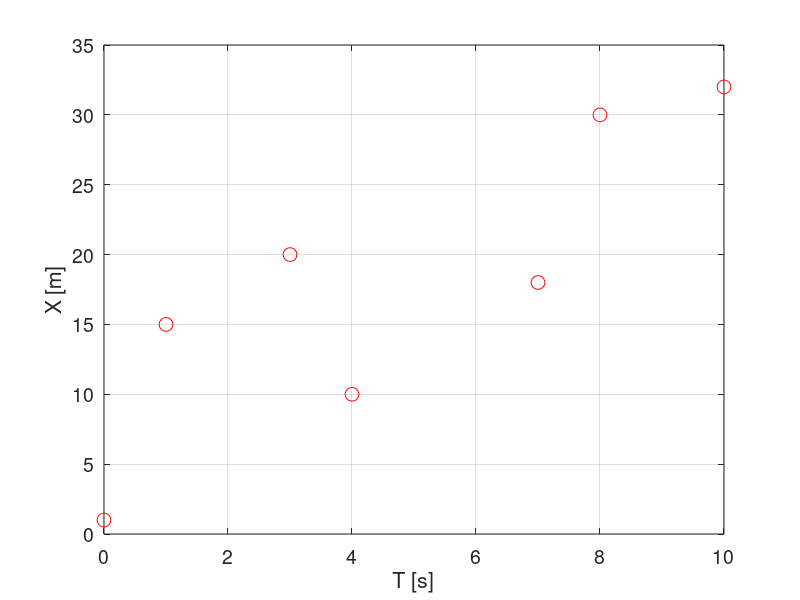

Reproduce this figure in MATLAB. (Note: this script raises an error after producing the figure.)
% Supposedly one has the following data of an object moving 
% along the X coordinate as a function of time T: X(T = 0) = 1 m, 
% X(T = 1 s) = 4 m, X(T = 3 s) = 12, X(T = 4 s) = 13, 
% X(T = 7 s) = 21 m, X(T = 8 s) = 26 m, X(T = 10 s) = 33 m, 
% which can be represented by the two data vectors: 'TData' and 
% 'XData'. Run the following two lines of code to introduce them 
% to the MATLAB workspace. 

TData = [0; 1; 3; 4; 7; 8; 10];
XData = [1; 15; 20; 10; 18; 30; 32];

% Supposedly one knows for a fact that there is no external 
% force acting on the object, meaning that its velocity in constant 
% and its movement linear. Plot the data points by running the 
% following block of code. 

close all;
figure(1);
plot(TData, XData, 'ro', 'MarkerSize', 10);
xlabel('T [s]'); ylabel('X [m]'); 
set(gca, 'FontSize', 14); grid on;
clear TData XData


%                                           Page 1
%%%%%%%%%%%%%%%%%%%%%%%%%%%%%%%%


% The plotted data seem to indicate linear movement in general 
% though not by a point-by-point basis, which can be explained 
% by measurement error. Supposedly one then wants to 
% estimate the values of the position X0 of the object at time 
% T = 0 and its velocity V, which correspond to the intercept and 
% the slope, respectively, of the linear curve represented by the 
% data points. The FindSimpleLinearRegressionCoefficients 
% function can be used to do just that through the least squares 
% method of the simple linear regression. Run the following 
% block of code to estimate the values of both the position X0 
% and the velocity V by using the 
% FindSimpleLinearRegressionCoefficients function and plot 
% the data points with the estimated standard deviation error 
% bars. 

TData = [0; 1; 3; 4; 7; 8; 10];
XData = [1; 15; 20; 10; 18; 30; 32];
[V_Estimated, X0_Estimated] = ...
    FindSimpleLinearRegressionCoefficients(TData, XData)
close all;
figure(1);
plot(TData, XData, 'ro', 'MarkerSize', 10);
xlabel('T [s]'); ylabel('X [m]'); 
set(gca, 'FontSize', 14); grid on;
clear TData XData


%                                           Page 2
%%%%%%%%%%%%%%%%%%%%%%%%%%%%%%%%


% Supposedly one wishes to estimate the error of the values of 
% the 'XData' vector. Assuming the standard deviation of each 
% measurement was identical and no measurement corelated 
% with another, the FindSimpleLinearRegressionCoefficients 
% function can be used for this purpose. Run the following block 
% of code to, in addition to estimating both the position X0 and 
% the velocity V, estimate the variance of the values of the 
% 'XData' vector and plot the data points with the estimated 
% standard deviation error bars. 

TData = [0; 1; 3; 4; 7; 8; 10];
XData = [1; 15; 20; 10; 18; 30; 32];
[V_Estimated, X0_Estimated, Var_XData_Estimated] = ...
    FindSimpleLinearRegressionCoefficients(TData, XData)
close all;
figure(1);
errorbar(TData, XData, ...
    sqrt(Var_XData_Estimated) * ones(length(XData), 1), ...
    'ro', 'MarkerSize', 10);
xlabel('T [s]'); ylabel('X [m]'); 
set(gca, 'FontSize', 14); grid on;
clear  TData XData Var_XData_Estimated


%                                           Page 3
%%%%%%%%%%%%%%%%%%%%%%%%%%%%%%%%


% Supposedly some information about the measurement error 
% of the position in the X coordinate is already know such that it 
% can be represented by the 'CovarMat_XData' covariance 
% matrix, where the variance of an arbitrary value 'XData'(i) is 
% 'CovarMat_XData'(i, i) and the covariance of two different 
% arbitrary values 'XData'(i) and 'XData'(j) is 
% 'CovarMat_XData'(i, j). Run the following  block of code to 
% introduce it to the MATLAB workspace. 

Var1 = 3; Var2 = 5; Var3 = 10; Var4 = 7; Var5 = 3; Var6 = 2; Var7 = 6;
r1 = 0.9; r2 = 0.8; r3 = 0.7; r4 = 0.6; r5 = 0.4; r6 = 0.2;
Var = [Var1; Var2; Var3; Var4; Var5; Var6; Var7];
r = [1; r1; r2; r3; r4; r5; r6; r7];
CovarMat_XData = zeros(7);
for i = 1 : 7
    for j = 1 : 7
        CovarMat_XData(i, j) = Var(i) * Var(j) * r(abs(i - j) + 1);
    end
end
CovarMat_XData = [9, 13.5, 24, 14.7, 5.4, 2.4, 3.6;
   13.5, 25, 45, 28, 10.5, 6, 12;
   24, 45, 100, 63, 24, 14, 36;
   14.7, 28, 63, 49, 18.9, 11.2, 29.4;
    5.4, 10.5, 24, 18.9, 9, 5.4, 14.4;
    2.4, 6, 14, 11.2, 5.4, 4, 10.8;
    3.6, 12, 36, 29.4, 14.4, 10.8, 36]

% The FindSimpleLinearRegressionCoefficients function can 
% take into account the covariation matrix of the dependent 
% variable, in this case the position in the X coordinate. Run the 
% following block of code to estimate the values of both the 
% position X0 and the velocity V with the 'CovarMat_XData' 
% covariation matrix taken into account. 

TData = [0; 1; 3; 4; 7; 8; 10];
XData = [1; 15; 20; 10; 18; 30; 32];
CovarMat_XData = [9, 13.5, 24, 14.7, 5.4, 2.4, 3.6;
   13.5, 25, 45, 28, 10.5, 6, 12;
   24, 45, 100, 63, 24, 14, 36;
   14.7, 28, 63, 49, 18.9, 11.2, 29.4;
    5.4, 10.5, 24, 18.9, 9, 5.4, 14.4;
    2.4, 6, 14, 11.2, 5.4, 4, 10.8;
    3.6, 12, 36, 29.4, 14.4, 10.8, 36];
[V_Estimated, X0_Estimated] = ...
    FindSimpleLinearRegressionCoefficients...
    (TData, XData, 'CovarMat_yData', CovarMat_XData)
clear  TData XData


%                                           Page 4
%%%%%%%%%%%%%%%%%%%%%%%%%%%%%%%%

